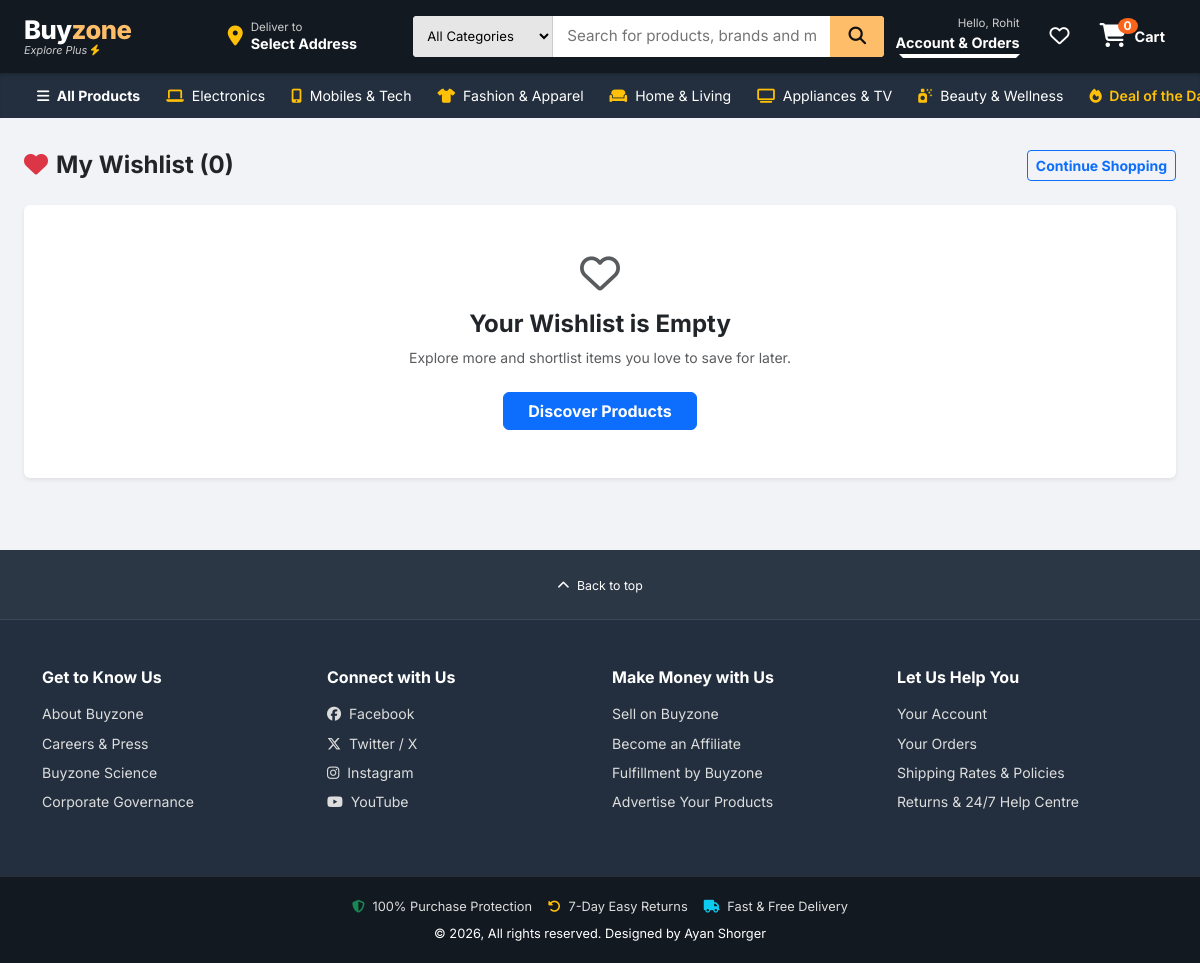
Page /cart/wishlist/ (signed in) on the committed database.
### store/models.py (models this page shows, shortened)
class Category(models.Model):
    name = models.CharField(max_length=100, unique=True)
    slug = models.SlugField(max_length=120, unique=True, blank=True)
    icon = models.CharField(max_length=50, blank=True, default='fa-tag', help_text="FontAwesome class e.g. fa-laptop, fa-mobile-screen")
    image = models.ImageField(upload_to='categories/', blank=True, null=True)
    image_url = models.URLField(blank=True, help_text="High-resolution CDN image URL")
    description = models.TextField(blank=True)
    parent = models.ForeignKey('self', on_delete=models.SET_NULL, null=True, blank=True, related_name='subcategories')
    is_featured = models.BooleanField(default=False)
    order = models.IntegerField(default=0)
    class Meta:
        verbose_name_plural = 'Categories'
        ordering = ['order', 'name']

### cart/views.py (the view)
# urls.py: path('wishlist/', views.wishlist_view, name='wishlist_view'),
@login_required
def wishlist_view(request):
    wishlist_items = WishlistItem.objects.filter(user=request.user).select_related('product')
    return render(request, 'cart/wishlist.html', {'wishlist_items': wishlist_items})

### templates/cart/wishlist.html (shortened to what this page needs)
{% extends 'base.html' %}
{% load static humanize %}
{% block content %}
<div class="container-fluid px-lg-4 mt-3">
    <div class="d-flex align-items-center justify-content-between mb-3">
        <h4 class="fw-bold mb-0 text-dark"><i class="fa-solid fa-heart text-danger me-2"></i>My Wishlist ({{ wishlist_items.count }})</h4>
        <a href="{% url 'store:product_list' %}" class="btn btn-outline-primary btn-sm fw-bold">Continue Shopping</a>
    </div>
    {% if wishlist_items %}
        <div class="row row-cols-1 row-cols-sm-2 row-cols-md-3 row-cols-lg-4 g-4">
            {% for item in wishlist_items %}
                <div class="col">
                    <div class="bz-product-card shadow-sm">
                        <a href="{% url 'store:product_detail' item.product.slug %}" class="bz-card-img-wrapper">
                            <img src="{{ item.product.get_image }}" alt="{{ item.product.title }}">
                        </a>
                        <div class="bz-card-body">
                            <div class="bz-product-brand">{{ item.product.brand }}</div>
                            <a href="{% url 'store:product_detail' item.product.slug %}" class="bz-product-title">
                                {{ item.product.title }}
                            </a>
                            <div class="bz-price-wrap">
                                <span class="bz-selling-price">₹{{ item.product.selling_price|intcomma }}</span>
                                <span class="bz-mrp-price">₹{{ item.product.mrp_price|intcomma }}</span>
                                <span class="bz-discount-badge">{{ item.product.discount_percentage }}% off</span>
                            </div>
                            <div class="mt-auto pt-2 d-flex flex-column gap-2">
                                <a href="{% url 'cart:move_to_cart' item.product.id %}" class="btn btn-warning btn-sm w-100 fw-bold">
                                    <i class="fa-solid fa-cart-shopping me-1"></i> Move to Cart
                                </a>
                                <a href="{% url 'cart:toggle_wishlist' item.product.id %}" class="btn btn-outline-danger btn-sm w-100">
                                    <i class="fa-regular fa-trash-can me-1"></i> Remove
                                </a>
                            </div>
                        </div>
                    </div>
                </div>
            {% endfor %}
        </div>
    {% else %}
        <div class="card border-0 shadow-sm p-5 text-center my-4">
            <div class="mb-3">
                <i class="fa-regular fa-heart fs-1 text-muted"></i>
            </div>
            <h4 class="fw-bold text-dark">Your Wishlist is Empty</h4>
            <p class="text-muted small">Explore more and shortlist items you love to save for later.</p>
            <div class="mt-2">
                <a href="{% url 'store:product_list' %}" class="btn btn-primary fw-bold px-4">Discover Products</a>
            </div>
        </div>
    {% endif %}
</div>
{% endblock %}

### templates/base.html (shortened to what this page needs)
{% load static humanize %}
<!DOCTYPE html>
<html lang="en">
<head>
    <link href="https://cdn.jsdelivr.net/npm/bootstrap@5.3.3/dist/css/bootstrap.min.css" rel="stylesheet">
    <link rel="stylesheet" href="https://cdnjs.cloudflare.com/ajax/libs/font-awesome/6.5.1/css/all.min.css">
    <link rel="stylesheet" href="{% static 'css/styles.css' %}">
</head>
<body>
    <header class="bz-top-header">
        <div class="container-fluid px-lg-4">
            <div class="row align-items-center g-2 g-md-3">
                <div class="col-6 col-md-2 col-lg-2">
                    <a href="{% url 'core:home' %}" class="bz-logo">
                        <div class="brand-text">Buy<span>zone</span></div>
                        <div class="brand-sub">Explore Plus <i class="fa-solid fa-bolt text-warning"></i></div>
                    </a>
                </div>
                <div class="col-6 col-md-2 col-lg-2 d-none d-md-block">
                    <div class="bz-delivery-box" data-bs-toggle="modal" data-bs-target="#locationModal">
                        <i class="fa-solid fa-location-dot fs-5 me-2 text-warning"></i>
                        <div class="lh-sm">
                            <div style="font-size: 0.72rem; color: #ccc;">Deliver to</div>
                            <div class="fw-bold text-truncate" style="max-width: 140px;">
                                {% if user_address %}
                                    {{ user_address.city }} {{ user_address.postal_code }}
                                {% else %}
                                    Select Address
                                {% endif %}
                            </div>
                        </div>
                    </div>
                </div>
                <div class="col-12 col-md-5 col-lg-5">
                    <form action="{% url 'core:search' %}" method="GET" class="bz-search-group">
                        <select name="category" class="bz-search-category d-none d-sm-block">
                            <option value="">All Categories</option>
                        </select>
                        <input type="text" name="q" class="bz-search-input" placeholder="Search for products, brands and more..." value="{{ request.GET.q|default:'' }}">
                        <button type="submit" class="bz-search-btn" title="Search">
                            <i class="fa-solid fa-magnifying-glass"></i>
                        </button>
                    </form>
                </div>
                <div class="col-12 col-md-3 col-lg-3 text-end d-flex align-items-center justify-content-end gap-2">
                    {% if user.is_authenticated %}
                        <div class="dropdown">
                            <a href="#" class="bz-nav-action dropdown-toggle" id="accountMenu" data-bs-toggle="dropdown" aria-expanded="false">
                                <span style="font-size: 0.72rem; color: #ccc;">Hello, {{ user.first_name|default:user.username }}</span>
                                <span class="fw-bold">Account & Orders</span>
                            </a>
                        </div>
                    {% else %}
                        <a href="{% url 'accounts:login' %}" class="btn btn-sm btn-light fw-bold px-3 py-1 text-primary">
                            Sign In
                        </a>
                    {% endif %}
                    <a href="{% url 'cart:wishlist_view' %}" class="bz-nav-action position-relative" title="Wishlist">
                        <i class="fa-regular fa-heart fs-5"></i>
                    </a>
                    <a href="{% url 'cart:cart_view' %}" class="bz-nav-action d-flex flex-row align-items-center position-relative" title="Shopping Cart">
                        <div class="position-relative me-2">
                            <i class="fa-solid fa-cart-shopping fs-4"></i>
                            <span class="bz-cart-badge">{{ cart_count|default:0 }}</span>
                        </div>
                        <span class="fw-bold d-none d-lg-inline">Cart</span>
                    </a>
                </div>
            </div>
        </div>
    </header>
    <nav class="bz-sub-nav">
        <div class="container-fluid px-lg-4 d-flex align-items-center overflow-x-auto text-nowrap">
            <a href="{% url 'store:product_list' %}" class="fw-bold"><i class="fa-solid fa-bars me-1"></i> All Products</a>
            {% for cat in nav_categories %}
                <a href="{% url 'store:category_detail' cat.slug %}">
                    <i class="fa-solid {{ cat.icon }} me-1 text-warning"></i> {{ cat.name }}
                </a>
            {% endfor %}
            <a href="{% url 'store:product_list' %}?discount=25" class="text-warning fw-semibold"><i class="fa-solid fa-fire me-1"></i> Deal of the Day</a>
        </div>
    </nav>
    <main class="flex-grow-1 pb-5">
        {% block content %}{% endblock %}
    </main>
    <footer class="bz-footer">
        <div class="py-4 text-center border-bottom border-secondary border-opacity-25" style="background-color: rgba(255,255,255,0.04);">
            <a href="#" class="text-white text-decoration-none small" onclick="window.scrollTo({top: 0, behavior: 'smooth'}); return false;">
                <i class="fa-solid fa-chevron-up me-1"></i> Back to top
            </a>
        </div>
        <div class="container py-5">
            <div class="row g-4">
                <div class="col-6 col-md-3">
                    <h6 class="text-white fw-bold mb-3">Get to Know Us</h6>
                    <ul class="list-unstyled">
                        <li class="mb-2"><a href="{% url 'core:about' %}">About Buyzone</a></li>
                        <li class="mb-2"><a href="#">Careers & Press</a></li>
                        <li class="mb-2"><a href="#">Buyzone Science</a></li>
                        <li class="mb-2"><a href="#">Corporate Governance</a></li>
                    </ul>
                </div>
                <div class="col-6 col-md-3">
                    <h6 class="text-white fw-bold mb-3">Connect with Us</h6>
                    <ul class="list-unstyled">
                        <li class="mb-2"><a href="#"><i class="fa-brands fa-facebook me-2"></i>Facebook</a></li>
                        <li class="mb-2"><a href="#"><i class="fa-brands fa-x-twitter me-2"></i>Twitter / X</a></li>
                        <li class="mb-2"><a href="#"><i class="fa-brands fa-instagram me-2"></i>Instagram</a></li>
                        <li class="mb-2"><a href="#"><i class="fa-brands fa-youtube me-2"></i>YouTube</a></li>
                    </ul>
                </div>
                <div class="col-6 col-md-3">
                    <h6 class="text-white fw-bold mb-3">Make Money with Us</h6>
                    <ul class="list-unstyled">
                        <li class="mb-2"><a href="#">Sell on Buyzone</a></li>
                        <li class="mb-2"><a href="#">Become an Affiliate</a></li>
                        <li class="mb-2"><a href="#">Fulfillment by Buyzone</a></li>
                        <li class="mb-2"><a href="#">Advertise Your Products</a></li>
                    </ul>
                </div>
                <div class="col-6 col-md-3">
                    <h6 class="text-white fw-bold mb-3">Let Us Help You</h6>
                    <ul class="list-unstyled">
                        <li class="mb-2"><a href="{% url 'accounts:profile' %}">Your Account</a></li>
                        <li class="mb-2"><a href="{% url 'orders:order_history' %}">Your Orders</a></li>
                        <li class="mb-2"><a href="#">Shipping Rates & Policies</a></li>
                        <li class="mb-2"><a href="{% url 'core:contact' %}">Returns & 24/7 Help Centre</a></li>
                    </ul>
                </div>
            </div>
        </div>
        <div class="bz-footer-bottom">
            <div class="container text-center">
                <div class="mb-2 d-flex justify-content-center gap-3">
                    <span class="copyright-txt"><i class="fa-solid fa-shield-halved text-success me-1"></i> 100% Purchase Protection</span>
                    <span class="copyright-txt"><i class="fa-solid fa-rotate-left text-warning me-1"></i> 7-Day Easy Returns</span>
                    <span class="copyright-txt"><i class="fa-solid fa-truck text-info me-1"></i> Fast & Free Delivery</span>
                </div>
                <div>&copy; 2026, All rights reserved. Designed by Ayan Shorger</div>
            </div>
        </div>
    </footer>
</body>
</html>

### static/css/styles.css (style rules this page uses)
:root { --bz-navy-dark: #131921; --bz-navy-medium: #232f3e; --bz-blue: #2874f0; --bz-blue-hover: #125cdb; --bz-yellow: #febd69; --bz-orange: #fb641b; --bz-amber: #ff9f00; --bz-green: #388e3c; --bz-red: #d32f2f; --bz-bg-gray: #f1f3f6; --bz-card-border: #e0e0e0; --bz-text-muted: #878787; --bz-text-main: #212121; --font-sans: 'Inter', -apple-system, BlinkMacSystemFont, 'Segoe UI', Roboto, Helvetica, Arial, sans-serif; }
body { font-family: var(--font-sans); background-color: var(--bz-bg-gray); color: var(--bz-text-main); min-height: 100vh; display: flex; flex-direction: column; }
.bz-top-header { background-color: var(--bz-navy-dark); color: #ffffff; padding: 10px 0; font-size: 0.9rem; position: sticky; top: 0; z-index: 1030; box-shadow: 0 2px 4px rgba(0,0,0,0.15); }
.bz-logo { display: flex; flex-direction: column; text-decoration: none; color: #ffffff; line-height: 1; }
.bz-logo .brand-text { font-size: 1.6rem; font-weight: 800; letter-spacing: -0.5px; color: #ffffff; }
.bz-logo .brand-text span { color: var(--bz-yellow); }
.bz-logo .brand-sub { font-size: 0.68rem; color: #ccc; font-style: italic; margin-top: 2px; }
.bz-delivery-box { display: flex; align-items: center; color: #fff; cursor: pointer; padding: 4px 8px; border-radius: 3px; border: 1px solid transparent; transition: border-color 0.2s; }
.bz-search-group { display: flex; width: 100%; border-radius: 4px; overflow: hidden; background: #fff; }
.bz-search-category { max-width: 140px; border: none; background-color: #e6e6e6; font-size: 0.82rem; padding-left: 10px; border-right: 1px solid #ccc; outline: none; }
.bz-search-input { border: none; padding: 9px 14px; font-size: 0.95rem; width: 100%; outline: none; }
.bz-search-btn { background-color: var(--bz-yellow); border: none; padding: 0 18px; color: #111; font-size: 1.1rem; cursor: pointer; transition: background-color 0.2s; }
.bz-nav-action { color: #ffffff; text-decoration: none; padding: 4px 10px; border: 1px solid transparent; border-radius: 3px; display: flex; flex-direction: column; justify-content: center; transition: border-color 0.2s; }
.bz-cart-badge { position: absolute; top: -5px; left: 18px; background-color: var(--bz-orange); color: #ffffff; font-weight: 700; font-size: 0.75rem; border-radius: 50%; padding: 2px 6px; line-height: 1; }
.bz-sub-nav { background-color: var(--bz-navy-medium); padding: 6px 0; font-size: 0.88rem; box-shadow: inset 0 1px 2px rgba(0,0,0,0.1); }
.bz-sub-nav a { color: #ffffff; text-decoration: none; padding: 5px 12px; display: inline-block; border-radius: 2px; border: 1px solid transparent; }
.bz-footer { background-color: var(--bz-navy-medium); color: #ccc; font-size: 0.88rem; margin-top: auto; }
.bz-footer a { color: #ddd; text-decoration: none; transition: color 0.2s; }
.bz-footer-bottom { background-color: var(--bz-navy-dark); padding: 20px 0; border-top: 1px solid rgba(255,255,255,0.1); font-size: 0.8rem; color: white; }
.copyright-txt { color: #ddd; }

### rows in the picture
Category: name "Electronics"
Category: name "Mobiles & Tech"
Category: name "Fashion & Apparel"
Category: name "Home & Living"
Category: name "Appliances & TV"
Category: name "Beauty & Wellness"

### other values in the picture
{{ user.first_name|default:user.username }} "Rohit"
{{ cart_count|default:0 }} "0"
{{ wishlist_items.count }} "0"
